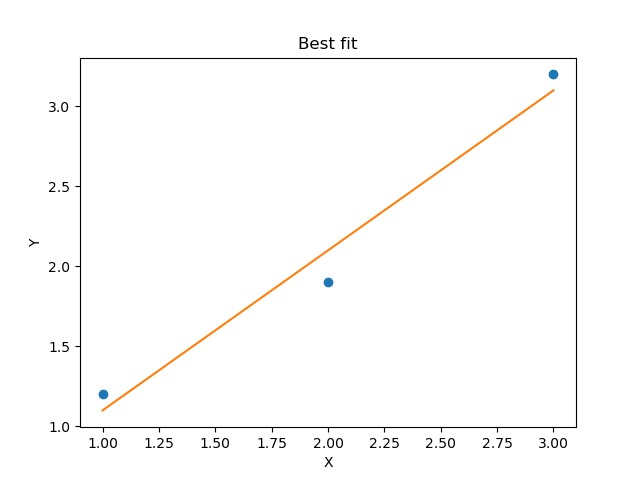

Here is the Python script that generated this plot:
import matplotlib.pyplot as plt
import numpy as np

def slp_inter(x,y):
	n=len(x)
	x_mean=sum(x)/n
	y_mean=sum(y)/n
	
	num=0
	den=0
	
	for i in range(n):
		num+=(x[i]-x_mean)*(y[i]-y_mean)
		den+=(x[i]-x_mean)**2
		
	slope = num/den
	intercept = y_mean - slope*x_mean
	return slope, intercept
	
x=[1,2,3]
y=[1.2,1.9,3.2]

m, c = slp_inter(x,y)

x = np.array(x)
y = np.array(y)
plt.title("Best fit")
plt.xlabel("X")
plt.ylabel("Y")
plt.plot(x,y,'o')
plt.plot(x, m*x+c)

plt.show()
